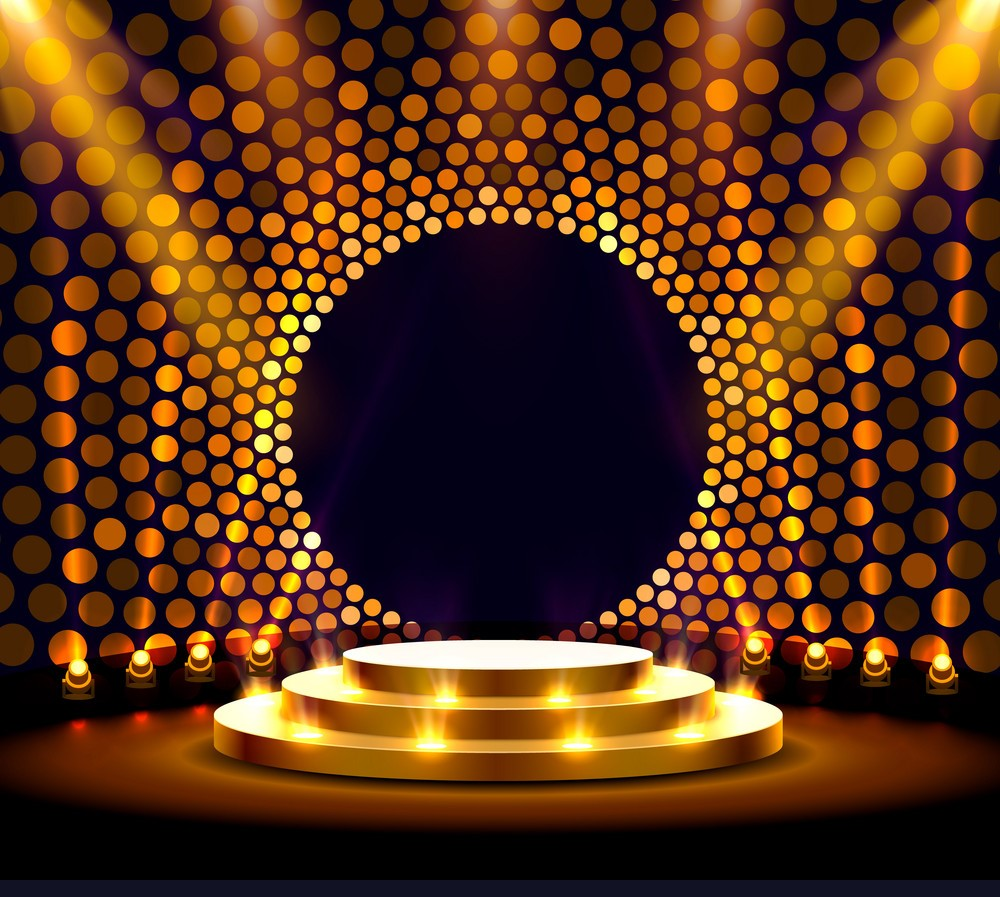
#> input picture Concert Stage Simulation Project/Code/backdrop1.jpg, 1000 x 897 px
$ python choreography3.py
#> lines starting #> are read from the running program, lines starting #| are printed output that depends on the picture; pictures that were not available may be replaced by others from this repository, and a replacement may not be noted
import matplotlib.pyplot as plt
from matplotlib.patches import Circle, Rectangle, Wedge
from matplotlib.animation import FuncAnimation
import numpy as np
import random
from scipy import ndimage
#############################################################################33
class Light:
    def __init__(self, color, position, intensity, direction, spread_angle, speed):
        self.color = color
        self.position = position
        self.intensity = intensity
        self.direction = direction
        self.spread_angle = spread_angle
        self.speed = speed
###################################################################################3
class LightGroup:
    def __init__(self, lights):
        self.lights = lights

    def set_color(self, color):
        for light in self.lights:
            light.color = color

    def set_intensity(self, intensity):
        for light in self.lights:
            light.intensity = intensity

    def set_direction(self, direction):
        for light in self.lights:
            light.direction = direction

    def set_spread_angle(self, spread_angle):
        for light in self.lights:
            light.spread_angle = spread_angle

    def set_speed(self, speed):
        for light in self.lights:
            light.speed = speed

    def get_lights(self):
        return self.lights
############################################################################################
class SmokeMachine:
    def __init__(self, position, intensity):
        self.position = position
        self.intensity = intensity

        self.flow = 0
        self.smoke = []

    def startSmoke(self):
        self.flow = 1

    def stopSmoke(self):
        self.flow = 0

    def stepChange(self):
        if self.flow == 1:
            self.smoke.append([self.position[0], self.position[1]])
        for s in self.smoke:
            random_x = np.random.randint(0, 200)
            random_y = np.random.randint(0, 200)
            s[0] += random_x
            s[1] += random_y

    def plotSmokes(self, ax1):
        xvalues = [s[0] for s in self.smoke]
        yvalues = [s[1] for s in self.smoke]
        ax1.scatter(xvalues, yvalues, s=[500], c="yellow", alpha=0.5)
####################################################################################################3
lights = [
    Light("tomato", [45, 500], 0.8, 270, 10, 10),
    Light("gold", [90, 500], 0.6, 270, 10, 15),
    Light("tomato", [135, 500], 0.7, 270, 10, 20),
    Light("gold", [180, 500], 0.5, 270, 10, 10),
    Light("tomato", [225, 500], 0.9, 270, 10, 15),
    Light("gold", [270, 25], 0.4, 270, 10, 20),
    Light("tomato", [315, 25], 0.6, 270, 10, 10),
    Light("gold", [360, 25], 0.8, 270, 10, 15),
    Light("tomato", [405, 25], 0.7, 270, 10, 20),
    Light("gold", [495, 25], 0.7, 270, 10, 20)
]
##############################################################################################
fig, (ax0, ax1) = plt.subplots(2, 1, gridspec_kw={'height_ratios': [1, 10]}, figsize=(10, 10))

ax0.set_aspect("equal")
ax0.fill([0, 500, 500, 0], [0, 0, 50, 50], color="black")
ax0.set_xlim(0, 500)
ax0.set_ylim(0, 50)

for light in lights:
    circle = plt.Circle(light.position, 10, color=light.color, zorder=10)
    ax0.add_patch(circle)

ax1.set_aspect("equal")
ax1.set_xlim(0, 500)
ax1.set_ylim(0, 500)
backdrop_image = plt.imread("backdrop1.jpg")
#> backdrop_image is the input picture: shape (897, 1000, 3); mean R, G, B 89, 49.5, 21.2
logo= plt.imread("logo.jpg")
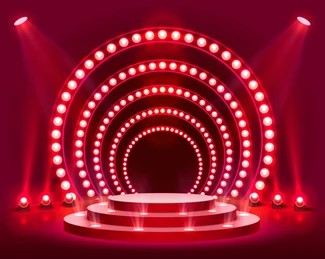
#> input picture Concert Stage Simulation Project/Code/backdrop.jpg, 325 x 259 px, given in place of logo.jpg, which was not available
#> logo is the input picture: shape (259, 325, 3); mean R, G, B 142.2, 22.3, 44.8
grey_backdrop_image=np.dot(backdrop_image[..., :3], [0.2989, 0.5870, 0.1140])
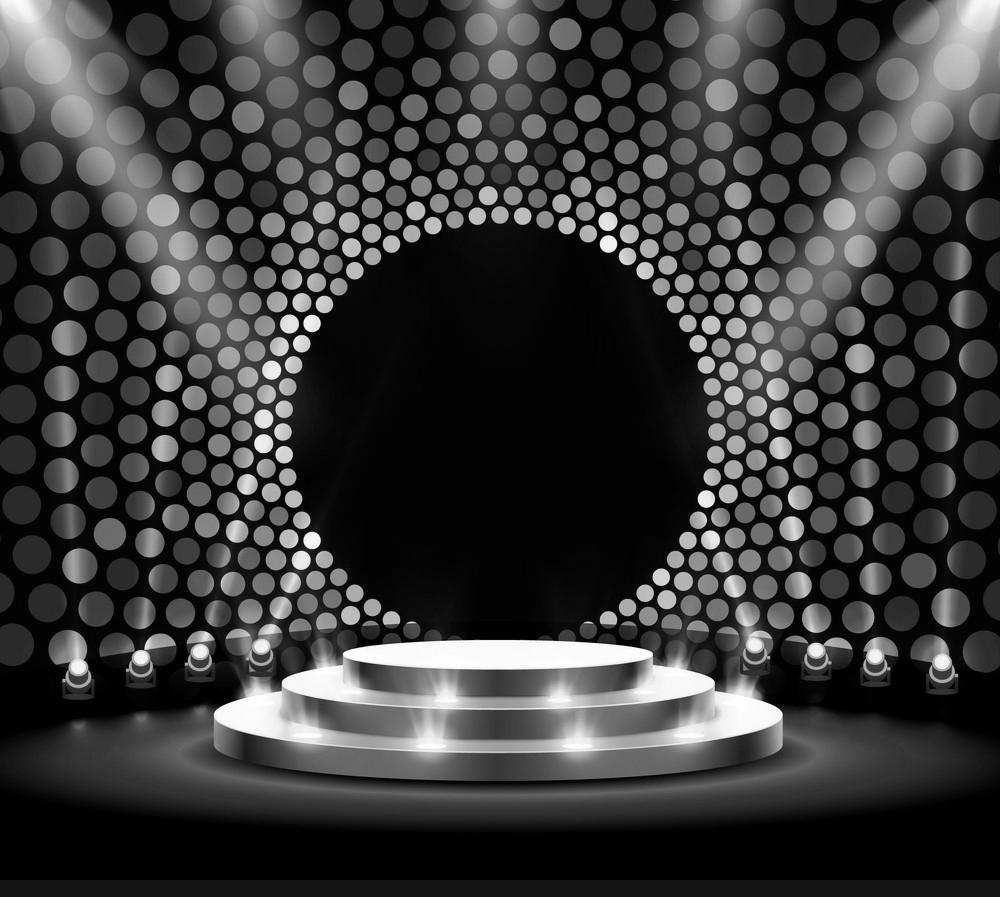
#> grey_backdrop_image: shape (897, 1000) float64; min 0, max 255, mean 58.1

ax1.imshow(grey_backdrop_image, extent=[0, 500, 0, 500])
#ax1.imshow(logo,extent=[200,200,300,300])
#######################################################################################################3
halo = Circle([250, 250], 180, facecolor="none", edgecolor="gold", linewidth=7, alpha=0.3)
ax1.add_patch(halo)
halo_visible = True
guitar1 = Circle([150, 200], 20, color="goldenrod")
ax1.add_patch(guitar1)
guitar2 = Circle([150, 230], 15, color="darkgoldenrod")
ax1.add_patch(guitar2)
guitar3 = Rectangle((145, 245), 10, 50, color="maroon")
ax1.add_patch(guitar3)
drum1 = Circle([250, 250], 30, color="saddlebrown")
ax1.add_patch(drum1)
drum2 = Rectangle((280, 180), 10, 70, color="wheat")
ax1.add_patch(drum2)
drum3 = Rectangle((210, 180), 10, 70, color="wheat")
ax1.add_patch(drum3)

###############################################################################################
iteration_count = 0
max_iterations = 20
#################################################################################################
group1 = LightGroup([lights[0], lights[2],lights[4],lights[6],lights[8]])
group2 = LightGroup([lights[2], lights[3],lights[5],lights[7],lights[9]])

###################################################################################################

smoke_machine = SmokeMachine([400, 0], 0.5)
##################################################################################################
def update_frame(frame):
    global iteration_count
    #####################
    ax0.cla()
    ax0.set_aspect("equal")
    ax0.fill([0, 500, 500, 0], [0, 0, 50, 50], color="black")
    ax0.set_xlim(0, 500)
    ax0.set_ylim(0, 50)
    ####################
    for light in lights:
        circle = plt.Circle(light.position, 10, color=light.color, zorder=10)
        ax0.add_patch(circle)
    #####################
    for group in [group1, group2]:
        #group.set_spread_angle(random.randint(0, 10))
        group.set_intensity(random.uniform(0, 11)/11.0)
        # [11 lines of commented-out code are left out]

    for light in group1.lights:
        direction = light.direction
        x, y = light.position
        spread_angle = light.spread_angle
        speed = light.speed
         #################################3
        # Update x position
        if x < 495:
            x += 100
        else:
            x = 45
         # Update y position - movemnt in y axis
        if y == 500:
            y= 25
        elif y==25:
            y=500

        light.position = [x, y]  # Update the light's position
        light.direction = 280
        ##########################
        if iteration_count % 2 == 0:  # Change color in even iterations
            group1.set_color("gold")
        else:  # Revert back to original color in odd iterations
            group1.set_color("khaki")

        circle = plt.Circle(light.position, 10, color=light.color, zorder=10)
        ax0.add_patch(circle)
        min_radius = 50
        max_radius = 100
        radius = random.uniform(min_radius, max_radius)

        #cone = Wedge((x, y), radius, direction - spread_angle, direction + spread_angle, color=light.color, alpha=light.intensity)
        #ax1.add_patch(cone)
        cone = Wedge((x, y), 200, direction - spread_angle, direction + spread_angle, color=light.color, alpha=light.intensity)
        ax1.add_patch(cone)
    #########################################################
    for light in group2.lights:
        direction = light.direction
        x, y = light.position
        spread_angle = light.spread_angle
        speed = light.speed

        # Update x position
        if x < 405:
            x += 45
        else:
            x = 45

        light.position = [x, y]
        light.direction=260
        # Change color in odd iterations
        if iteration_count % 2 != 0:
            group2.set_color("peru")
        else:
            group2.set_color("goldenrod")

        circle = plt.Circle(light.position, 10, color=light.color, zorder=10)
        ax0.add_patch(circle)

        cone = Wedge((x, y), 200, direction - spread_angle, direction + spread_angle, color=light.color, alpha=light.intensity)
        ax1.add_patch(cone)

    #####################################################################
    if iteration_count == max_iterations:
        ax1.cla()
        ax1.set_aspect("equal")
        ax1.set_xlim(0, 500)
        ax1.set_ylim(0, 500)
        ax1.imshow(backdrop_image, extent=[0, 500, 0, 500])

        ax1.add_patch(halo)
        ax1.add_patch(guitar1)
        ax1.add_patch(guitar2)
        ax1.add_patch(guitar3)
        ax1.add_patch(drum1)
        ax1.add_patch(drum2)
        ax1.add_patch(drum3)
        # [6 lines of commented-out code are left out]
        smoke_machine.startSmoke()


    if smoke_machine.flow == 1:
        smoke_machine.stepChange()
        smoke_machine.plotSmokes(ax1)
    iteration_count += 1
###################################################################################
animation = FuncAnimation(fig, update_frame, frames=range(0, max_iterations + 30), interval=200)
######################################################################################
plt.show()
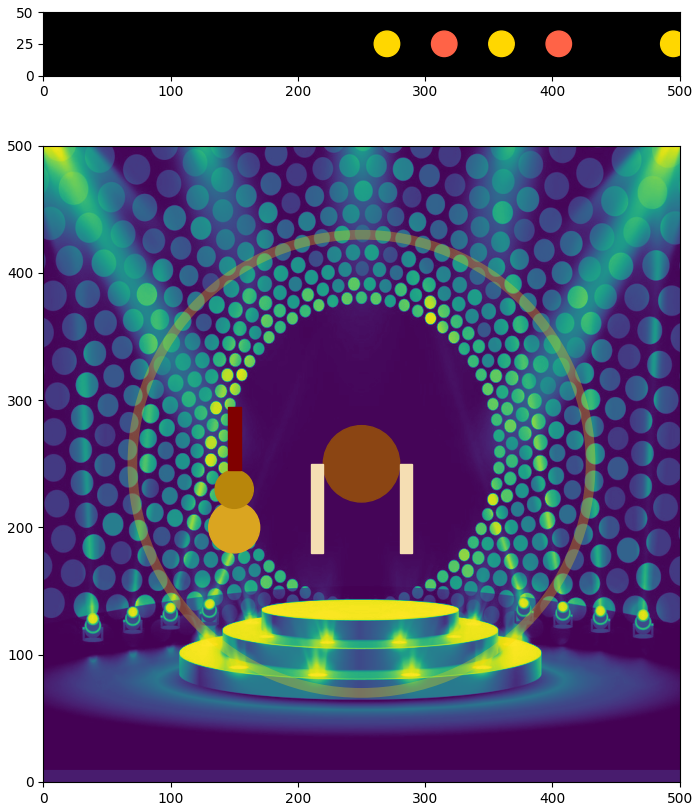
#> figure drawn by matplotlib, 2 panels
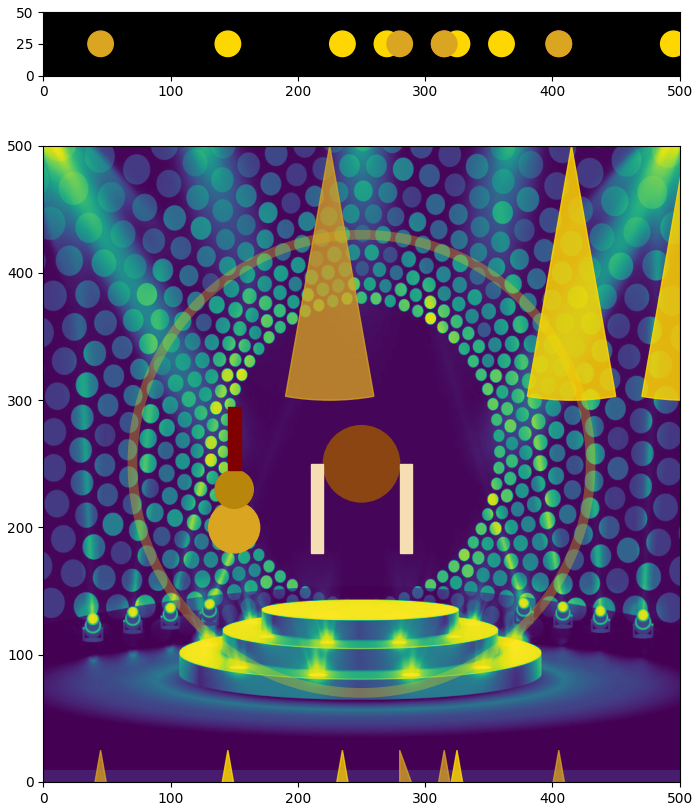
#> figure drawn by matplotlib, 2 panels
